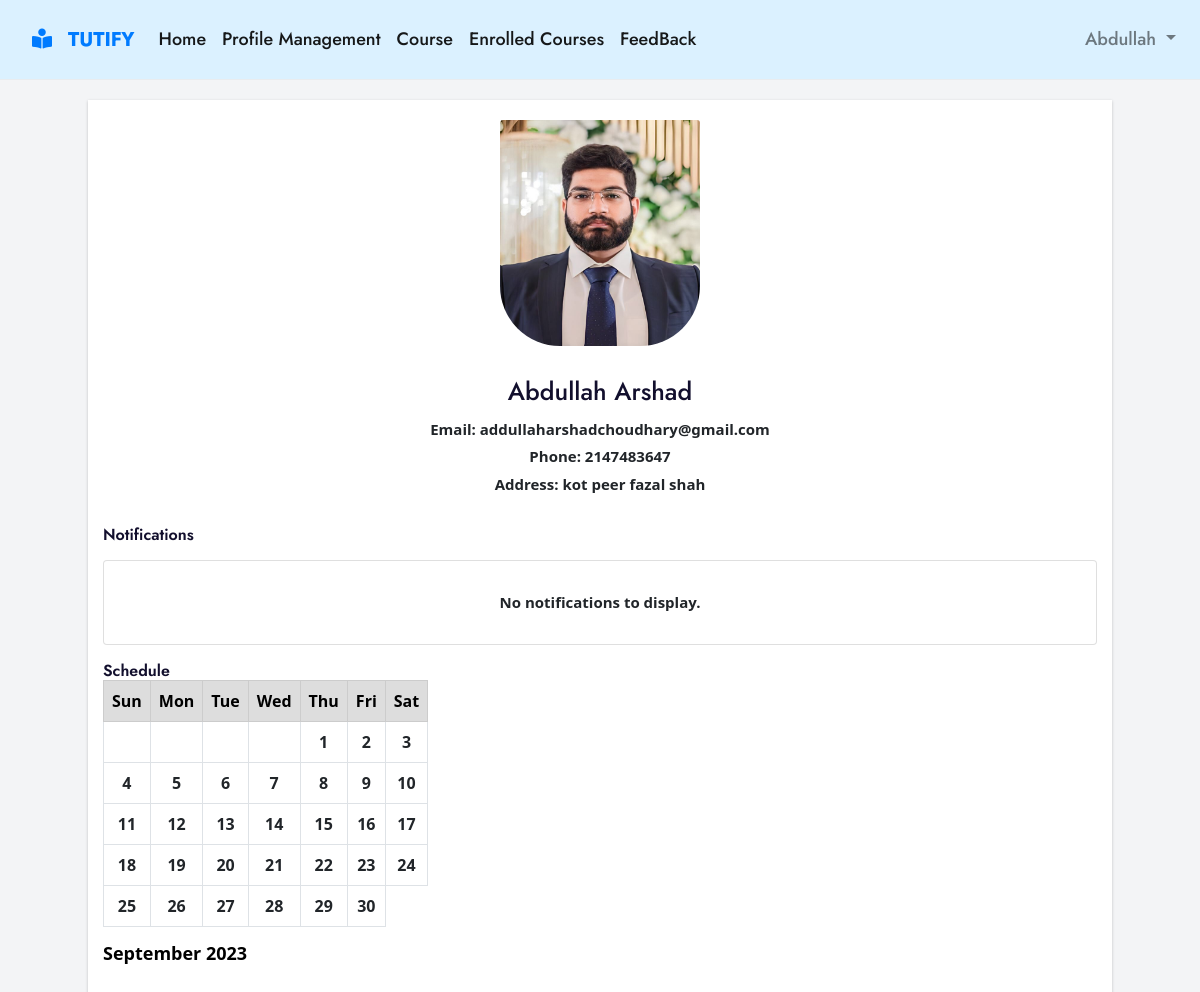
/student/student_dashboard.php (signed in), run on an earlier commit of the app's database.
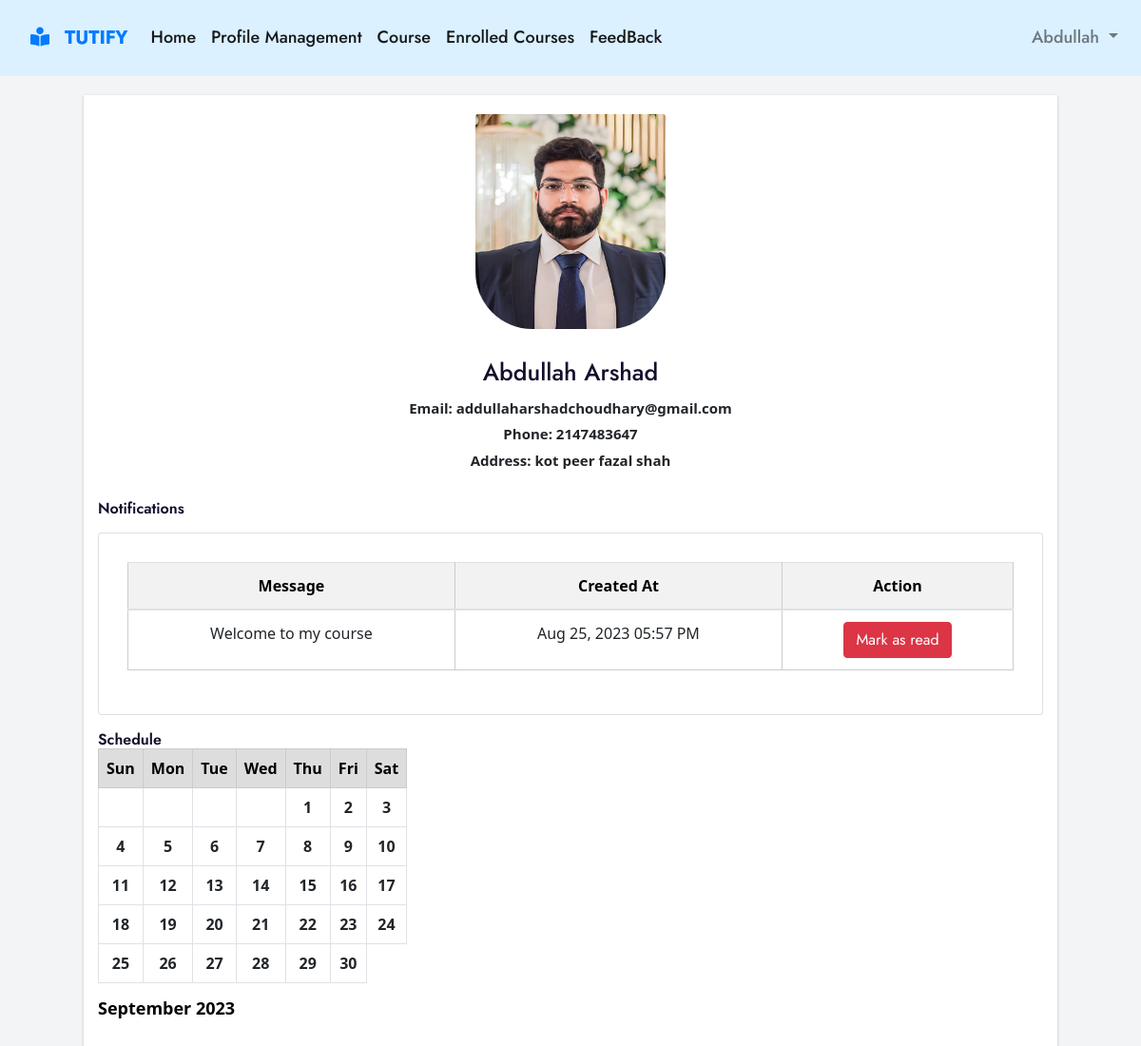
And on a later commit of the database.
### tables this page shows
CREATE TABLE `users` (
  `id` int(255) NOT NULL,
  `fname` varchar(255) NOT NULL,
  `lname` varchar(255) NOT NULL,
  `phone` int(255) NOT NULL,
  `email` varchar(255) NOT NULL,
  `user_type` varchar(255) NOT NULL,
  `password` varchar(255) NOT NULL,
  `verification_code` varchar(255) DEFAULT NULL,
  `create_date` datetime NOT NULL,
  `address` varchar(255) NOT NULL,
  `postal_code` varchar(255) NOT NULL,
  `area` varchar(255) NOT NULL,
  `country` varchar(255) NOT NULL,
  `state` varchar(255) NOT NULL,
  `ehistory` varchar(255) NOT NULL,
  `experience` varchar(255) NOT NULL,
  `degree` longblob NOT NULL,
  `picture` longblob NOT NULL,
  `hourly_rate` decimal(10,2) NOT NULL,
  `reset_token` varchar(255) DEFAULT NULL,
  `unique_id` varchar(255) NOT NULL,
  `Subject` varchar(255) NOT NULL
);

CREATE TABLE `s_notifications` (
  `id` int(11) NOT NULL,
  `message` text NOT NULL,
  `created_at` timestamp NOT NULL DEFAULT current_timestamp(),
  `user_name` varchar(255) NOT NULL,
  `type` varchar(255) NOT NULL,
  `is_read` tinyint(4) NOT NULL
);

### student/student_dashboard.php (the view, shortened to what this page needs)
<?php
include('./header.php');
?>
<!DOCTYPE html>
<html>
<head>
</head>
<body class=" bg-gray-100">
  <div class="container col-md-11">
    <div class="row">
      <?php
      include('../dbcon.php');
      $user_id = $_SESSION['id'];
      $sql = "SELECT * FROM users WHERE id='$user_id'";
      $result = mysqli_query($con, $sql);
      while ($row = mysqli_fetch_assoc($result)):
      ?>
      <div class="col-md-12">
          <img class="card-img-top" style="width: 200px" src="../uploads/<?php echo $row['picture']; ?>" alt="Profile Picture">
          <div class="card-body">
            <h5 class="card-title"><?php echo $row['fname'] . ' ' . $row['lname']; ?></h5>
            <p class="card-text">Email: <?php echo $row['email']; ?></p>
            <p class="card-text">Phone: <?php echo $row['phone']; ?></p>
            <p class="card-text">Address: <?php echo $row['address']; ?></p>
          </div>
      </div>
      <?php endwhile; ?>
    </div>
    <h3>Notifications</h3>
    <?php
    $user_name = $_SESSION['user_name'];
    $sql = "SELECT * FROM s_notifications WHERE user_name = '$user_name' AND is_read = 0 ORDER BY created_at DESC";
    $result = mysqli_query($con, $sql);
    ?>
    <div class="row">
      <div class="col-sm">
        <div class="card my-3">
          <div class="card-body">
            <?php if (mysqli_num_rows($result) == 0): ?>
              <p class="card-text">No notifications to display.</p>
            <?php endif; ?>
            <?php if (mysqli_num_rows($result) > 0): ?>
              <table class="table">
                <thead>
                  <tr>
                    <th style='color:black; font-weight:bold;'>Message</th>
                    <th style='color:black; font-weight:bold;'>Created At</th>
                    <th style='color:black; font-weight:bold;'>Action</th>
                  </tr>
                </thead>
                <tbody>
                  <?php while ($row = mysqli_fetch_assoc($result)): ?>
                    <tr>
                      <td><?php echo $row['message']; ?></td>
                      <td><?php echo date('M d, Y h:i A', strtotime($row['created_at'])); ?></td>
                      <td><button class="btn btn-danger mark-as-read" data-id="<?php echo $row['id']; ?>">Mark as read</button></td>
                    </tr>
                  <?php endwhile; ?>
                </tbody>
              </table>
            <?php endif; ?>
          </div>
        </div>
      </div>
    </div>
    <h3>Schedule</h3>
    <div class="row">
      <div class="col-sm">
        <?php include('../tutor/calender.php'); ?>
      </div>
    </div>
  </div>
</body>
</html>

### tutor/calender.php (shortened to what this page needs)
<head>
    <link href="https://cdn.jsdelivr.net/npm/tailwindcss@2.2.15/dist/tailwind.min.css" rel="stylesheet">
    <link href="../css/calender_styles.css" rel="stylesheet">
</head>
<?php
if (isset($_GET['month'])) {
    $month = $_GET['month'];
} else {
    $month = date('n');
}
if (isset($_GET['year'])) {
    $year = $_GET['year'];
} else {
    $year = date('Y');
}
$numDays = cal_days_in_month(CAL_GREGORIAN, $month, $year);
$monthName = date('F', mktime(0, 0, 0, $month, 1, $year));
$firstDay = date('N', mktime(0, 0, 0, $month, 1, $year));
$blankCells = ($firstDay + 6) % 7;
echo "<table class='border-collapse w-5'>";
echo "<caption class='text-black text-lg font-bold mb-4'>$monthName $year</caption>";
echo "<tr>";
echo "<th class='text-black font-bold'>Sun</th>";
echo "<th class='text-black font-bold'>Mon</th>";
echo "<th class='text-black font-bold'>Tue</th>";
echo "<th class='text-black font-bold'>Wed</th>";
echo "<th class='text-black font-bold'>Thu</th>";
echo "<th class='text-black font-bold'>Fri</th>";
echo "<th class='text-black font-bold'>Sat</th>";
echo "</tr>";
$dayCount = 1;
while ($dayCount <= $numDays) {
    echo "<tr>";
    for ($i = 1; $i <= 7; $i++) {
        if ($blankCells > 0) {
            echo "<td class='border text-center'>&nbsp;</td>";
            $blankCells--;
        } else {
            echo "<td class='border text-center'>";
            echo "<span class='font-bold'>$dayCount</span>";
            echo "</td>";
            $dayCount++;
        }
        if ($dayCount > $numDays) {
            break;
        }
    }
    echo "</tr>";
    if ($dayCount <= $numDays) {
        echo '<tr>';
    }
}
echo '</tbody></table>';
?>

What changed in the data, as far as the page shows it:
added s_notifications: message "Welcome to my course", created_at "Aug 25, 2023 05:57 PM"
Also different on the page:
text no longer shown: "No notifications to display."
text now shown: "Message Created At Action"
